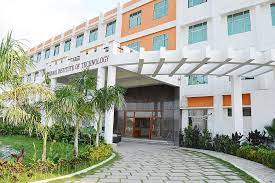
#> input picture image.jpg, 275 x 183 px
$ python a.py
#> lines starting #> are read from the running program, lines starting #| are printed output that depends on the picture
import numpy as np
import cv2

def image_to_matrix(image):
  """Converts an image to a NumPy matrix.

  Args:
    image: A NumPy array representing the image.

  Returns:
    A NumPy matrix representing the image.
  """

  if len(image.shape) == 2:
    # Grayscale image
    return np.array(image)
  else:
    # Color image
    return np.array(image)[:, :, ::-1]

def matrix_to_image(matrix):
  """Converts a NumPy matrix to an image.

  Args:
    matrix: A NumPy matrix representing the image.

  Returns:
    A NumPy array representing the image.
  """

  if len(matrix.shape) == 2:
    # Grayscale image
    return matrix
  else:
    # Color image
    return matrix[:, :, ::-1]

def save_matrix_to_text_file(matrix, filename):
  """Saves a NumPy matrix to a text file.

  Args:
    matrix: A NumPy matrix to be saved.
    filename: The name of the text file to save the matrix to.
  """

  with open(filename, "w") as f:
    for row in matrix:
      f.write(" ".join([str(element) for element in row]))
      f.write("\n")

# Read the image
image = cv2.imread("image.jpg")
#> image is the input picture: shape (183, 275, 3); mean B, G, R 156.4, 170, 166.3

# Convert the image to a matrix
image_matrix = image_to_matrix(image)
#> in image_to_matrix, `return np.array(image)[:, :, ::-1]`:
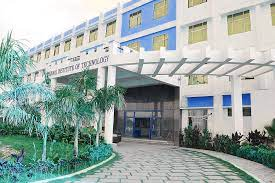
#> returned value: shape (183, 275, 3); mean of channels 0, 1, 2 166.3, 170, 156.4; drawn as B, G, R

# Reverse the process
image_reconstructed = matrix_to_image(image_matrix)

# Save the reconstructed image
cv2.imwrite("reconstructed_image.jpg", image_reconstructed)

# Save the matrix to a text file
save_matrix_to_text_file(image_matrix, "matrix.txt")
